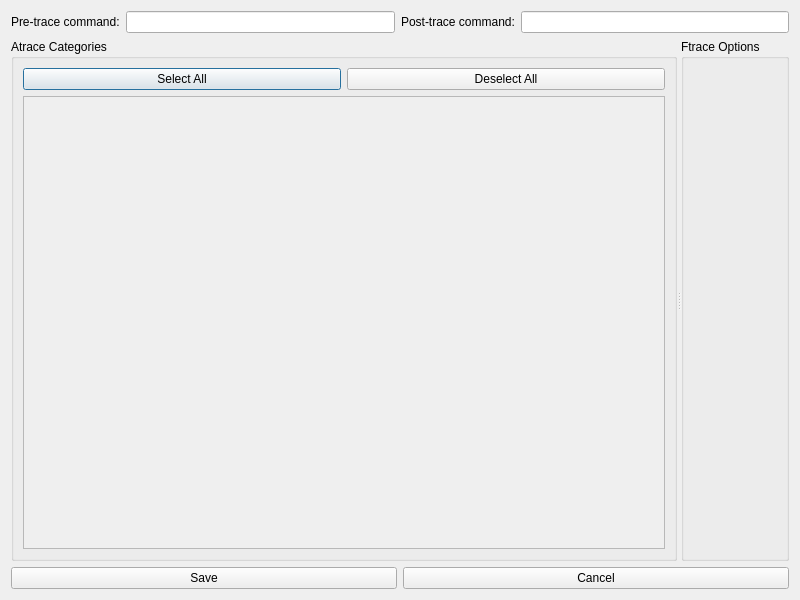
<?xml version="1.0" encoding="UTF-8"?>
<ui version="4.0">
 <class>SystraceAdvancedDialog</class>
 <widget class="QDialog" name="systrace_advanced_dialog">
  <property name="geometry">
   <rect>
    <x>0</x>
    <y>0</y>
    <width>800</width>
    <height>600</height>
   </rect>
  </property>
  <property name="windowTitle">
   <string>Systrace Advanced Settings</string>
  </property>
  <layout class="QVBoxLayout" name="vertical_layout">
   <item>
    <layout class="QHBoxLayout" name="command_layout">
     <item>
      <widget class="QLabel" name="pre_command_label">
       <property name="text">
        <string>Pre-trace command:</string>
       </property>
      </widget>
     </item>
     <item>
      <widget class="QLineEdit" name="pre_command_input"/>
     </item>
     <item>
      <widget class="QLabel" name="post_command_label">
       <property name="text">
        <string>Post-trace command:</string>
       </property>
      </widget>
     </item>
     <item>
      <widget class="QLineEdit" name="post_command_input"/>
     </item>
    </layout>
   </item>
   <item>
    <widget class="QSplitter" name="splitter">
     <property name="orientation">
      <enum>Qt::Horizontal</enum>
     </property>
     <widget class="QGroupBox" name="atrace_group">
      <property name="title">
       <string>Atrace Categories</string>
      </property>
      <layout class="QVBoxLayout" name="atrace_layout">
       <item>
        <layout class="QHBoxLayout" name="select_buttons_layout">
         <item>
          <widget class="QPushButton" name="select_all_button">
           <property name="text">
            <string>Select All</string>
           </property>
          </widget>
         </item>
         <item>
          <widget class="QPushButton" name="deselect_all_button">
           <property name="text">
            <string>Deselect All</string>
           </property>
          </widget>
         </item>
        </layout>
       </item>
       <item>
        <widget class="QScrollArea" name="categories_scroll_area">
         <property name="widgetResizable">
          <bool>true</bool>
         </property>
         <widget class="QWidget" name="categories_widget">
          <layout class="QVBoxLayout" name="categories_layout"/>
         </widget>
        </widget>
       </item>
      </layout>
     </widget>
     <widget class="QGroupBox" name="ftrace_group">
      <property name="title">
       <string>Ftrace Options</string>
      </property>
      <layout class="QGridLayout" name="ftrace_layout"/>
     </widget>
    </widget>
   </item>
   <item>
    <layout class="QHBoxLayout" name="button_layout">
     <item>
      <widget class="QPushButton" name="save_button">
       <property name="text">
        <string>Save</string>
       </property>
      </widget>
     </item>
     <item>
      <widget class="QPushButton" name="cancel_button">
       <property name="text">
        <string>Cancel</string>
       </property>
      </widget>
     </item>
    </layout>
   </item>
  </layout>
 </widget>
 <resources/>
 <connections/>
</ui>
